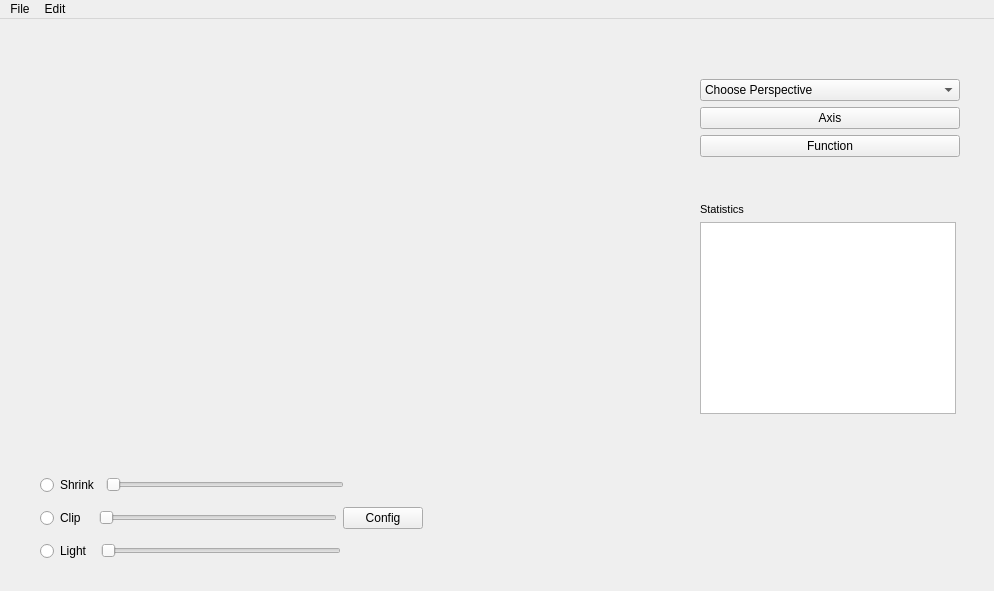
<?xml version="1.0" encoding="UTF-8"?>
<ui version="4.0">
 <class>MainWindow</class>
 <widget class="QMainWindow" name="MainWindow">
  <property name="geometry">
   <rect>
    <x>0</x>
    <y>0</y>
    <width>994</width>
    <height>591</height>
   </rect>
  </property>
  <property name="windowTitle">
   <string>MainWindow</string>
  </property>
  <property name="autoFillBackground">
   <bool>true</bool>
  </property>
  <widget class="QWidget" name="centralwidget">
   <widget class="QWidget" name="Sliders" native="true">
    <property name="geometry">
     <rect>
      <x>20</x>
      <y>410</y>
      <width>621</width>
      <height>161</height>
     </rect>
    </property>
    <property name="sizePolicy">
     <sizepolicy hsizetype="Expanding" vsizetype="Preferred">
      <horstretch>0</horstretch>
      <verstretch>0</verstretch>
     </sizepolicy>
    </property>
    <widget class="QVTKOpenGLWidget" name="qtvtkWidget" native="true">
     <property name="geometry">
      <rect>
       <x>-20</x>
       <y>-400</y>
       <width>631</width>
       <height>411</height>
      </rect>
     </property>
     <property name="sizePolicy">
      <sizepolicy hsizetype="Expanding" vsizetype="Expanding">
       <horstretch>0</horstretch>
       <verstretch>0</verstretch>
      </sizepolicy>
     </property>
     <property name="minimumSize">
      <size>
       <width>600</width>
       <height>400</height>
      </size>
     </property>
     <property name="autoFillBackground">
      <bool>true</bool>
     </property>
    </widget>
    <widget class="QWidget" name="">
     <property name="geometry">
      <rect>
       <x>20</x>
       <y>40</y>
       <width>541</width>
       <height>101</height>
      </rect>
     </property>
     <layout class="QVBoxLayout" name="verticalLayout">
      <item>
       <layout class="QHBoxLayout" name="horizontalLayout_2">
        <item>
         <widget class="QRadioButton" name="radioButton_2">
          <property name="sizePolicy">
           <sizepolicy hsizetype="Fixed" vsizetype="Fixed">
            <horstretch>0</horstretch>
            <verstretch>0</verstretch>
           </sizepolicy>
          </property>
          <property name="text">
           <string>Shrink</string>
          </property>
         </widget>
        </item>
        <item>
         <widget class="QSlider" name="ShrinkFilter">
          <property name="sizePolicy">
           <sizepolicy hsizetype="Expanding" vsizetype="Fixed">
            <horstretch>0</horstretch>
            <verstretch>0</verstretch>
           </sizepolicy>
          </property>
          <property name="maximumSize">
           <size>
            <width>16777215</width>
            <height>16777215</height>
           </size>
          </property>
          <property name="minimum">
           <number>1</number>
          </property>
          <property name="maximum">
           <number>100</number>
          </property>
          <property name="pageStep">
           <number>1</number>
          </property>
          <property name="orientation">
           <enum>Qt::Horizontal</enum>
          </property>
         </widget>
        </item>
        <item>
         <spacer name="horizontalSpacer_2">
          <property name="orientation">
           <enum>Qt::Horizontal</enum>
          </property>
          <property name="sizeHint" stdset="0">
           <size>
            <width>40</width>
            <height>20</height>
           </size>
          </property>
         </spacer>
        </item>
       </layout>
      </item>
      <item>
       <layout class="QHBoxLayout" name="horizontalLayout_4">
        <item>
         <widget class="QRadioButton" name="radioButton">
          <property name="sizePolicy">
           <sizepolicy hsizetype="Fixed" vsizetype="Fixed">
            <horstretch>0</horstretch>
            <verstretch>0</verstretch>
           </sizepolicy>
          </property>
          <property name="text">
           <string>Clip  </string>
          </property>
         </widget>
        </item>
        <item>
         <widget class="QSlider" name="ClipFilterSlider">
          <property name="sizePolicy">
           <sizepolicy hsizetype="Expanding" vsizetype="Fixed">
            <horstretch>0</horstretch>
            <verstretch>0</verstretch>
           </sizepolicy>
          </property>
          <property name="minimum">
           <number>-100</number>
          </property>
          <property name="maximum">
           <number>100</number>
          </property>
          <property name="sliderPosition">
           <number>-100</number>
          </property>
          <property name="orientation">
           <enum>Qt::Horizontal</enum>
          </property>
         </widget>
        </item>
        <item>
         <layout class="QHBoxLayout" name="horizontalLayout">
          <item>
           <widget class="QPushButton" name="ClipButton">
            <property name="sizePolicy">
             <sizepolicy hsizetype="Fixed" vsizetype="Fixed">
              <horstretch>0</horstretch>
              <verstretch>0</verstretch>
             </sizepolicy>
            </property>
            <property name="text">
             <string>Config</string>
            </property>
           </widget>
          </item>
          <item>
           <spacer name="horizontalSpacer">
            <property name="orientation">
             <enum>Qt::Horizontal</enum>
            </property>
            <property name="sizeHint" stdset="0">
             <size>
              <width>40</width>
              <height>20</height>
             </size>
            </property>
           </spacer>
          </item>
         </layout>
        </item>
       </layout>
      </item>
      <item>
       <layout class="QHBoxLayout" name="horizontalLayout_3">
        <item>
         <widget class="QRadioButton" name="LightradioButton">
          <property name="sizePolicy">
           <sizepolicy hsizetype="Fixed" vsizetype="Fixed">
            <horstretch>0</horstretch>
            <verstretch>0</verstretch>
           </sizepolicy>
          </property>
          <property name="text">
           <string>Light </string>
          </property>
         </widget>
        </item>
        <item>
         <widget class="QSlider" name="Light">
          <property name="minimum">
           <number>0</number>
          </property>
          <property name="maximum">
           <number>103</number>
          </property>
          <property name="pageStep">
           <number>1</number>
          </property>
          <property name="orientation">
           <enum>Qt::Horizontal</enum>
          </property>
          <property name="invertedControls">
           <bool>false</bool>
          </property>
         </widget>
        </item>
        <item>
         <spacer name="horizontalSpacer_3">
          <property name="orientation">
           <enum>Qt::Horizontal</enum>
          </property>
          <property name="sizeHint" stdset="0">
           <size>
            <width>40</width>
            <height>20</height>
           </size>
          </property>
         </spacer>
        </item>
       </layout>
      </item>
     </layout>
    </widget>
   </widget>
   <widget class="QWidget" name="widget1" native="true">
    <property name="geometry">
     <rect>
      <x>690</x>
      <y>20</y>
      <width>281</width>
      <height>511</height>
     </rect>
    </property>
    <widget class="QWidget" name="">
     <property name="geometry">
      <rect>
       <x>10</x>
       <y>40</y>
       <width>260</width>
       <height>451</height>
      </rect>
     </property>
     <layout class="QVBoxLayout" name="verticalLayout_5">
      <item>
       <layout class="QVBoxLayout" name="verticalLayout_3">
        <item>
         <layout class="QVBoxLayout" name="verticalLayout_2">
          <item>
           <widget class="QComboBox" name="ListView">
            <property name="sizePolicy">
             <sizepolicy hsizetype="Minimum" vsizetype="Expanding">
              <horstretch>0</horstretch>
              <verstretch>0</verstretch>
             </sizepolicy>
            </property>
            <item>
             <property name="text">
              <string>Choose Perspective</string>
             </property>
            </item>
            <item>
             <property name="text">
              <string>Left</string>
             </property>
            </item>
            <item>
             <property name="text">
              <string>Right</string>
             </property>
            </item>
            <item>
             <property name="text">
              <string>Top</string>
             </property>
            </item>
            <item>
             <property name="text">
              <string>Bottom</string>
             </property>
            </item>
            <item>
             <property name="text">
              <string>Front</string>
             </property>
            </item>
            <item>
             <property name="text">
              <string>Back</string>
             </property>
            </item>
           </widget>
          </item>
          <item>
           <widget class="QPushButton" name="AxisButton">
            <property name="sizePolicy">
             <sizepolicy hsizetype="Minimum" vsizetype="Expanding">
              <horstretch>0</horstretch>
              <verstretch>0</verstretch>
             </sizepolicy>
            </property>
            <property name="text">
             <string>Axis</string>
            </property>
           </widget>
          </item>
          <item>
           <widget class="QPushButton" name="FunctionButton">
            <property name="sizePolicy">
             <sizepolicy hsizetype="Minimum" vsizetype="Expanding">
              <horstretch>0</horstretch>
              <verstretch>0</verstretch>
             </sizepolicy>
            </property>
            <property name="text">
             <string>Function</string>
            </property>
           </widget>
          </item>
         </layout>
        </item>
        <item>
         <spacer name="verticalSpacer">
          <property name="orientation">
           <enum>Qt::Vertical</enum>
          </property>
          <property name="sizeHint" stdset="0">
           <size>
            <width>20</width>
            <height>40</height>
           </size>
          </property>
         </spacer>
        </item>
       </layout>
      </item>
      <item>
       <layout class="QVBoxLayout" name="verticalLayout_4">
        <item>
         <widget class="QLabel" name="Statistics_Label">
          <property name="font">
           <font>
            <pointsize>8</pointsize>
           </font>
          </property>
          <property name="text">
           <string>Statistics</string>
          </property>
         </widget>
        </item>
        <item>
         <widget class="QListWidget" name="listWidget">
          <property name="sizePolicy">
           <sizepolicy hsizetype="Fixed" vsizetype="Fixed">
            <horstretch>0</horstretch>
            <verstretch>0</verstretch>
           </sizepolicy>
          </property>
         </widget>
        </item>
       </layout>
      </item>
      <item>
       <spacer name="verticalSpacer_2">
        <property name="orientation">
         <enum>Qt::Vertical</enum>
        </property>
        <property name="sizeHint" stdset="0">
         <size>
          <width>20</width>
          <height>40</height>
         </size>
        </property>
       </spacer>
      </item>
     </layout>
    </widget>
   </widget>
  </widget>
  <widget class="QMenuBar" name="menuBar">
   <property name="geometry">
    <rect>
     <x>0</x>
     <y>0</y>
     <width>994</width>
     <height>26</height>
    </rect>
   </property>
   <widget class="QMenu" name="menuFile">
    <property name="title">
     <string>File</string>
    </property>
    <addaction name="actionOpen"/>
    <addaction name="actionSave"/>
    <addaction name="actionSave_as"/>
   </widget>
   <widget class="QMenu" name="menuEdit">
    <property name="title">
     <string>Edit</string>
    </property>
    <widget class="QMenu" name="menuColor">
     <property name="title">
      <string>Color</string>
     </property>
     <addaction name="actionModel"/>
     <addaction name="actionBackground"/>
    </widget>
    <addaction name="menuColor"/>
   </widget>
   <addaction name="menuFile"/>
   <addaction name="menuEdit"/>
  </widget>
  <action name="actionFileOpen">
   <property name="icon">
    <iconset>
     <normaloff>:/Icons/fileopen.png</normaloff>:/Icons/fileopen.png</iconset>
   </property>
   <property name="text">
    <string>Open</string>
   </property>
  </action>
  <action name="actionFileSave">
   <property name="icon">
    <iconset>
     <normaloff>:/Icons/filesave.png</normaloff>:/Icons/filesave.png</iconset>
   </property>
   <property name="text">
    <string>Save</string>
   </property>
  </action>
  <action name="actionHelp">
   <property name="icon">
    <iconset>
     <normaloff>:/Icons/help.png</normaloff>:/Icons/help.png</iconset>
   </property>
   <property name="text">
    <string>Help</string>
   </property>
  </action>
  <action name="actionPrint">
   <property name="icon">
    <iconset>
     <normaloff>:/Icons/print.png</normaloff>:/Icons/print.png</iconset>
   </property>
   <property name="text">
    <string>Print</string>
   </property>
  </action>
  <action name="actionModel">
   <property name="text">
    <string>Model</string>
   </property>
  </action>
  <action name="actionBackground">
   <property name="text">
    <string>Background</string>
   </property>
  </action>
  <action name="actionOpen">
   <property name="text">
    <string>Open...</string>
   </property>
  </action>
  <action name="actionSave">
   <property name="text">
    <string>Save</string>
   </property>
  </action>
  <action name="actionSave_as">
   <property name="text">
    <string>Save as</string>
   </property>
  </action>
 </widget>
 <customwidgets>
  <customwidget>
   <class>QVTKOpenGLWidget</class>
   <extends>QWidget</extends>
   <header>QVTKOpenGLWidget.h</header>
  </customwidget>
 </customwidgets>
 <resources/>
 <connections/>
</ui>
